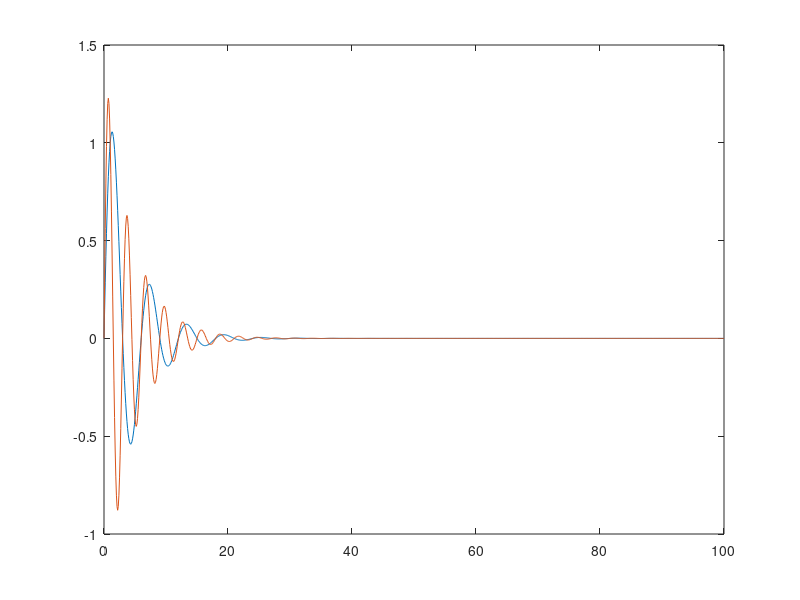

MATLAB code for this plot: (Note: this script raises an error after producing the figure.)




clear all; clc; format shorteng

r = 0.8;
rho = pi/3;

k = linspace(0, 1e2, 1e3);
x = r.^(k-1).*sin(rho.*k)./sin(rho);

plot(k, x); hold on;
rho = 2*pi/3;
x = r.^(k-1).*sin(rho.*k)./sin(rho);
plot(k, x);


%%

% Aufg 2 b)

clear all; clc; format shorteng


syms z 


H = (z^2 -z +1)/((z+1/3)*(z-1/2));


H_z = H/z;
H_z = partfrac(H_z, z, 'Factormode', 'full');
pretty(H_z)
